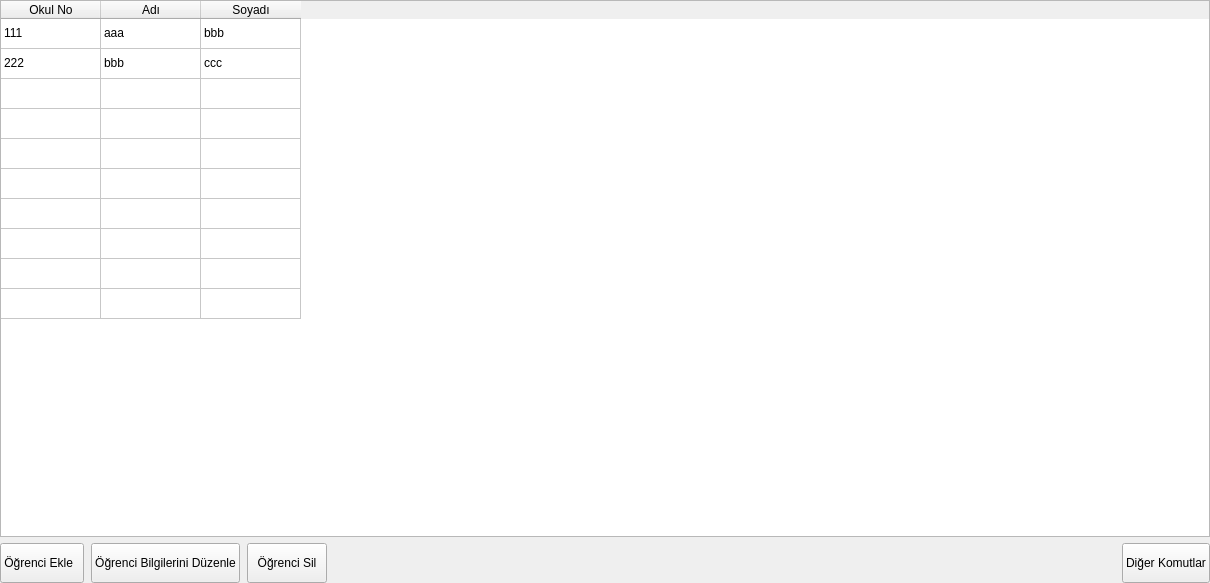
<?xml version="1.0" encoding="UTF-8"?>
<ui version="4.0">
 <class>ikoOSKAR::UI::DatabaseUi</class>
 <widget class="QWidget" name="ikoOSKAR::UI::DatabaseUi">
  <property name="geometry">
   <rect>
    <x>0</x>
    <y>0</y>
    <width>1210</width>
    <height>583</height>
   </rect>
  </property>
  <property name="sizePolicy">
   <sizepolicy hsizetype="Preferred" vsizetype="Preferred">
    <horstretch>0</horstretch>
    <verstretch>0</verstretch>
   </sizepolicy>
  </property>
  <property name="autoFillBackground">
   <bool>false</bool>
  </property>
  <layout class="QVBoxLayout" name="verticalLayout">
   <property name="leftMargin">
    <number>0</number>
   </property>
   <property name="topMargin">
    <number>0</number>
   </property>
   <property name="rightMargin">
    <number>0</number>
   </property>
   <property name="bottomMargin">
    <number>0</number>
   </property>
   <item>
    <widget class="QFrame" name="frame_2">
     <property name="frameShape">
      <enum>QFrame::NoFrame</enum>
     </property>
     <property name="frameShadow">
      <enum>QFrame::Raised</enum>
     </property>
     <layout class="QHBoxLayout" name="horizontalLayout_2">
      <property name="spacing">
       <number>0</number>
      </property>
      <property name="leftMargin">
       <number>0</number>
      </property>
      <property name="topMargin">
       <number>0</number>
      </property>
      <property name="rightMargin">
       <number>0</number>
      </property>
      <property name="bottomMargin">
       <number>0</number>
      </property>
      <item>
       <widget class="QTableWidget" name="tableWidget">
        <property name="enabled">
         <bool>true</bool>
        </property>
        <property name="sizeAdjustPolicy">
         <enum>QAbstractScrollArea::AdjustToContents</enum>
        </property>
        <property name="editTriggers">
         <set>QAbstractItemView::NoEditTriggers</set>
        </property>
        <property name="alternatingRowColors">
         <bool>false</bool>
        </property>
        <property name="selectionMode">
         <enum>QAbstractItemView::SingleSelection</enum>
        </property>
        <property name="selectionBehavior">
         <enum>QAbstractItemView::SelectRows</enum>
        </property>
        <property name="horizontalScrollMode">
         <enum>QAbstractItemView::ScrollPerPixel</enum>
        </property>
        <property name="showGrid">
         <bool>true</bool>
        </property>
        <property name="gridStyle">
         <enum>Qt::SolidLine</enum>
        </property>
        <property name="sortingEnabled">
         <bool>true</bool>
        </property>
        <property name="cornerButtonEnabled">
         <bool>false</bool>
        </property>
        <property name="rowCount">
         <number>10</number>
        </property>
        <property name="columnCount">
         <number>3</number>
        </property>
        <attribute name="horizontalHeaderStretchLastSection">
         <bool>false</bool>
        </attribute>
        <attribute name="verticalHeaderVisible">
         <bool>false</bool>
        </attribute>
        <attribute name="verticalHeaderCascadingSectionResizes">
         <bool>false</bool>
        </attribute>
        <attribute name="verticalHeaderMinimumSectionSize">
         <number>23</number>
        </attribute>
        <attribute name="verticalHeaderDefaultSectionSize">
         <number>30</number>
        </attribute>
        <row/>
        <row/>
        <row/>
        <row/>
        <row/>
        <row/>
        <row/>
        <column>
         <property name="text">
          <string>Okul No</string>
         </property>
        </column>
        <column>
         <property name="text">
          <string>Adı</string>
         </property>
        </column>
        <column>
         <property name="text">
          <string>Soyadı</string>
         </property>
        </column>
        <column/>
        <column/>
        <column/>
        <item row="0" column="0">
         <property name="text">
          <string>111</string>
         </property>
        </item>
        <item row="0" column="1">
         <property name="text">
          <string>aaa</string>
         </property>
        </item>
        <item row="0" column="2">
         <property name="text">
          <string>bbb</string>
         </property>
        </item>
        <item row="1" column="0">
         <property name="text">
          <string>222</string>
         </property>
        </item>
        <item row="1" column="1">
         <property name="text">
          <string>bbb</string>
         </property>
        </item>
        <item row="1" column="2">
         <property name="text">
          <string>ccc</string>
         </property>
        </item>
       </widget>
      </item>
     </layout>
    </widget>
   </item>
   <item>
    <widget class="QFrame" name="frame">
     <property name="frameShape">
      <enum>QFrame::NoFrame</enum>
     </property>
     <property name="frameShadow">
      <enum>QFrame::Raised</enum>
     </property>
     <property name="lineWidth">
      <number>0</number>
     </property>
     <layout class="QHBoxLayout" name="horizontalLayout">
      <property name="spacing">
       <number>7</number>
      </property>
      <property name="leftMargin">
       <number>0</number>
      </property>
      <property name="topMargin">
       <number>0</number>
      </property>
      <property name="rightMargin">
       <number>0</number>
      </property>
      <property name="bottomMargin">
       <number>0</number>
      </property>
      <item>
       <widget class="QPushButton" name="btnAdd">
        <property name="minimumSize">
         <size>
          <width>0</width>
          <height>40</height>
         </size>
        </property>
        <property name="maximumSize">
         <size>
          <width>16777215</width>
          <height>40</height>
         </size>
        </property>
        <property name="text">
         <string>Öğrenci Ekle  </string>
        </property>
        <property name="icon">
         <iconset resource="../../../assets/resources.qrc">
          <normaloff>:/add.png</normaloff>:/add.png</iconset>
        </property>
        <property name="iconSize">
         <size>
          <width>22</width>
          <height>22</height>
         </size>
        </property>
       </widget>
      </item>
      <item>
       <widget class="QPushButton" name="btnEdit">
        <property name="minimumSize">
         <size>
          <width>0</width>
          <height>40</height>
         </size>
        </property>
        <property name="maximumSize">
         <size>
          <width>16777215</width>
          <height>40</height>
         </size>
        </property>
        <property name="text">
         <string>Öğrenci Bilgilerini Düzenle</string>
        </property>
        <property name="icon">
         <iconset resource="../../../assets/resources.qrc">
          <normaloff>:/edit.png</normaloff>:/edit.png</iconset>
        </property>
        <property name="iconSize">
         <size>
          <width>22</width>
          <height>22</height>
         </size>
        </property>
       </widget>
      </item>
      <item>
       <widget class="QPushButton" name="btnDelete">
        <property name="minimumSize">
         <size>
          <width>0</width>
          <height>40</height>
         </size>
        </property>
        <property name="maximumSize">
         <size>
          <width>16777215</width>
          <height>40</height>
         </size>
        </property>
        <property name="text">
         <string>Öğrenci Sil</string>
        </property>
        <property name="icon">
         <iconset resource="../../../assets/resources.qrc">
          <normaloff>:/remove.png</normaloff>:/remove.png</iconset>
        </property>
        <property name="iconSize">
         <size>
          <width>22</width>
          <height>22</height>
         </size>
        </property>
       </widget>
      </item>
      <item>
       <spacer name="horizontalSpacer">
        <property name="orientation">
         <enum>Qt::Horizontal</enum>
        </property>
        <property name="sizeHint" stdset="0">
         <size>
          <width>68</width>
          <height>20</height>
         </size>
        </property>
       </spacer>
      </item>
      <item>
       <widget class="QPushButton" name="btnMore">
        <property name="minimumSize">
         <size>
          <width>0</width>
          <height>40</height>
         </size>
        </property>
        <property name="maximumSize">
         <size>
          <width>16777215</width>
          <height>40</height>
         </size>
        </property>
        <property name="text">
         <string>Diğer Komutlar</string>
        </property>
        <property name="icon">
         <iconset resource="../../../assets/resources.qrc">
          <normaloff>:/more.png</normaloff>:/more.png</iconset>
        </property>
        <property name="iconSize">
         <size>
          <width>22</width>
          <height>22</height>
         </size>
        </property>
       </widget>
      </item>
     </layout>
    </widget>
   </item>
  </layout>
 </widget>
 <resources>
  <include location="../../../assets/resources.qrc"/>
 </resources>
 <connections/>
</ui>
